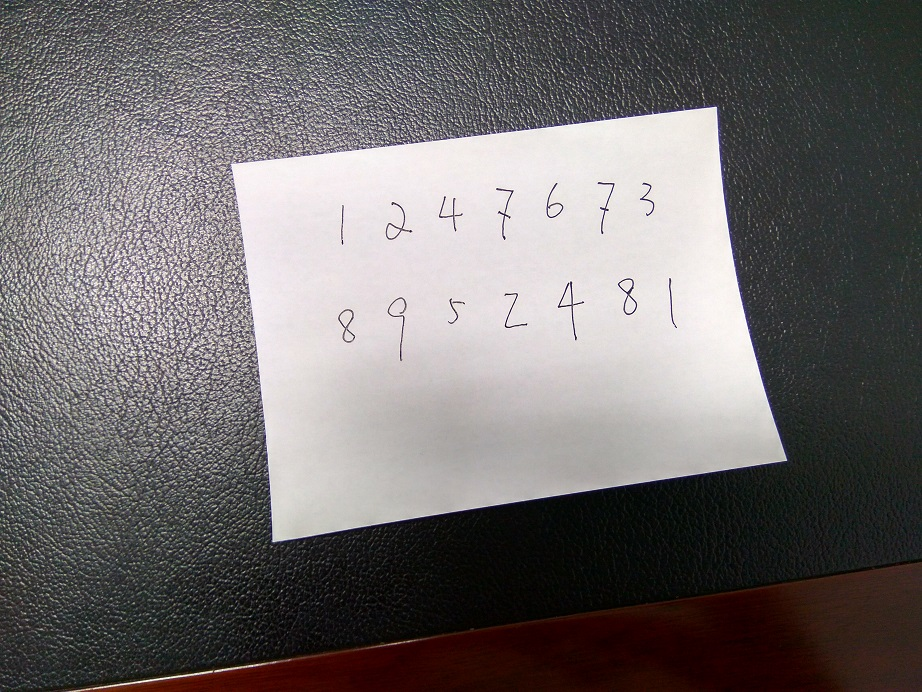
//> input picture identifyhandwriting/identifyhandwriting/1.jpg, 922 x 692 px
$ ./identifyhandwriting   (built with g++ and OpenCV 4)
//> lines starting //> are read from the running program, lines starting //| are printed output that depends on the picture; after the words box and inside, x2 and y2 are one past the last pixel; in counts of white or black regions, pixels touching at a corner belong together
#include "cv.h"
#include "highgui.h"
#include "iostream"
#include "string"
#include "cmath"
#define PI 3.1415926
using namespace std;
using namespace cv;
struct Lines{
	double k;
	double b;
	bool per;
};
double rotationAngle = 0.0;
bool LineCmp(const Vec2f& a, const Vec2f& b) {
	double threshold = 0.1;
	if (abs(a[1] - b[1]) < threshold) {
		return a[0] < b[0];
	}
	return a[1] < b[1];
}

bool PointCmp(const Point2f& a, const Point2f& b) {
	return a.x + a.y < b.x + b.y;
}
vector<Lines> Findlines(Mat img) {
	vector<Vec2f> lines;
	vector<Lines> mls;
	//rotationAngle = 0.0;
	HoughLines(img, lines, 1, CV_PI / 100, 80, 0, 0);
	sort(lines.begin(), lines.end(), LineCmp);
	int last = lines.size() - 1;
	const double minTheta = 0.1;
	const double maxTheta = 3.1;
	const double rhoThreshold = 50;

	while (lines[0][1] <= minTheta && lines[last][1] >= maxTheta) {
		vector<Vec2f>::iterator it = lines.begin() + 1;
		for (size_t i = 1; i < last; ++i) {
			if (lines[i][1] <= minTheta && abs(lines[0][0] - lines[i][0]) < rhoThreshold) {
				++it;
			}
		}
		lines.insert(it, lines[last]);
		it = lines.end() - 1;
		lines.erase(it);
	}

	rotationAngle = lines[0][1] * 180 / CV_PI;
	if (rotationAngle < -10) {
		rotationAngle += 180;
	}
	const double rotationThreshold = 0.1;
	if (lines[0][1] > rotationThreshold) {
		rotationAngle -= 90;
	}
	for (size_t i = 0; i < lines.size(); i++) {
		float rho = lines[i][0], theta = lines[i][1];
		const float deltaRho = 200;
		const float deltaTheta = 0.25;
		if (i > 0 && abs(abs(rho) - abs(lines[i - 1][0])) < deltaRho &&
			(abs(CV_PI - (theta + lines[i - 1][1])) < deltaTheta || abs(theta - lines[i - 1][1]) < deltaTheta)) {
			vector<Vec2f>::iterator it = lines.begin() + i;
			lines.erase(it);
			--i;
			continue;
		}
		if (i > 0 && i < lines.size() - 1 &&
			abs(theta - lines[i - 1][1]) > deltaTheta && abs(theta - lines[i + 1][1]) > deltaTheta &&
			abs(CV_PI - (theta + lines[i - 1][1])) > deltaTheta) {
			vector<Vec2f>::iterator it = lines.begin() + i;
			lines.erase(it);
			--i;
			continue;
		}
		Point pt1, pt2;
		double a = cos(theta), b = sin(theta);
		double x0 = a * rho, y0 = b * rho;
		pt1.x = cvRound(x0 + 1000 * (-b));
		pt1.y = cvRound(y0 + 1000 * (a));
		pt2.x = cvRound(x0 - 1000 * (-b));
		pt2.y = cvRound(y0 - 1000 * (a));
		line(img, pt1, pt2, Scalar(255, 255, 255), 1, CV_AA);
		struct Lines ml;
		if (b == 0) {
			ml.per = 1;
			ml.b = rho;
		}
		else {
			ml.per = 0;
			double m = -a / b, c = rho / b;
			ml.k = m;
			ml.b = c;
		}
		mls.push_back(ml);
	}
	return mls;
}

Mat get_edge(Mat img) {
	Mat dstimg, blurImg;
	blur(img, blurImg, Size(3, 3));
	Canny(blurImg, dstimg, 130, 550, 3);
	return dstimg;
}


vector<Point2f> findintersection(vector<Lines> mls, Mat image) {
	vector<Point2f> points;
	for (int i = 0; i < 2; ++i) {
		for (int j = 2; j < 4; ++j) {
			double a = mls[i].k, b = mls[j].k;
			double c = mls[i].b, d = mls[j].b;
			double x, y;
			if (mls[i].per == 1) {
				x = c;
				y = b * c + d;
			}
			else {
				x = (d - c) / (a - b);
				y = (a * d - b * c) / (a - b);
			}
			//printf("Point: (%lf, %lf)\n", x, y);
			Point2f pt1;
			pt1.x = x;
			pt1.y = y;
			points.push_back(pt1);
			circle(image, pt1, 3, Scalar(255, 0, 0), 1);
		}
	}
	return points;
}
Mat CorrectImg(vector<Point2f> points, Mat img, Mat tempimg) {
	Point centerpoint;
	centerpoint.x = (points[0].x + points[1].x + points[2].x + points[3].x) / 4;
	centerpoint.y = (points[0].y + points[1].y + points[2].y + points[3].y) / 4;
	//circle(img, centerpoint, 3, Scalar(255, 255, 255), 1);
	Mat rotatedImg;
	Mat rotationMatrix;
	rotationMatrix = getRotationMatrix2D(centerpoint, rotationAngle, 1);
	warpAffine(tempimg, rotatedImg, rotationMatrix, rotatedImg.size());
	transform(points, points, rotationMatrix);
	if (tempimg.rows < tempimg.cols) {
		const float scale = 0.75;
		rotationMatrix = getRotationMatrix2D(centerpoint, 90, scale);
		warpAffine(rotatedImg, rotatedImg, rotationMatrix, rotatedImg.size());
		transform(points, points, rotationMatrix);
	}
	sort(points.begin(), points.end(), PointCmp);
	const int lx = 100;
	const int ly = 110;
	const int rx = 500;
	const int ry = 700;
	const int width = rx - lx;
	const int height = ry - ly;
	Point2f TopLeft;
	Point2f TopRight;
	Point2f BottomLeft;
	Point2f BottomRight;
	vector<Point2f> standardPoints;
	TopLeft.x = lx;
	TopLeft.y = ly;
	TopRight.x = rx;
	TopRight.y = ly;
	BottomLeft.x = lx;
	BottomLeft.y = ry;
	BottomRight.x = rx;
	BottomRight.y = ry;
	standardPoints.push_back(TopLeft);
	standardPoints.push_back(TopRight);
	standardPoints.push_back(BottomLeft);
	standardPoints.push_back(BottomRight);
	Mat perspectiveMatrix;
	perspectiveMatrix = getPerspectiveTransform(points, standardPoints);
	Mat perspectiveImg(800, 800, rotatedImg.type());
	warpPerspective(rotatedImg, perspectiveImg, perspectiveMatrix, perspectiveImg.size());
	Rect myROI(lx, ly, width, height);
	Mat CorrectImage = perspectiveImg(myROI);
	Mat ReImg(CorrectImage, Rect(10, 10, CorrectImage.cols - 20, CorrectImage.rows-20));
	imshow("CorrectImage", CorrectImage);
	return ReImg;
}

Mat segmentation(Mat srcimg) {
	Mat grayimg;
	Mat seimg;
	cvtColor(srcimg, grayimg, CV_BGR2GRAY);
	adaptiveThreshold(grayimg, seimg, 255, CV_ADAPTIVE_THRESH_GAUSSIAN_C, CV_THRESH_BINARY_INV, 33, 5);
	//imshow("seimg", seimg);
	return seimg;
}
Mat rotation(Mat srcImg, double angle) {
	Mat tempImg;
	CV_Assert(!srcImg.empty());
	float radian = (float)(angle / 180.0 * CV_PI);
	//填充图像使其符合旋转要求
	int uniSize = (int)(max(srcImg.cols, srcImg.rows)* 1.414);
	int dx = (int)(uniSize - srcImg.cols) / 2;
	int dy = (int)(uniSize - srcImg.rows) / 2;
	copyMakeBorder(srcImg, tempImg, dy, dy, dx, dx, BORDER_CONSTANT);
	//旋转中心
	Point2f center((float)(tempImg.cols / 2), (float)(tempImg.rows / 2));
	Mat affine_matrix = getRotationMatrix2D(center, angle, 1.0);
	//旋转
	warpAffine(tempImg, tempImg, affine_matrix, tempImg.size());
	//旋转后的图像大小
	float sinVal = fabs(sin(radian));
	float cosVal = fabs(cos(radian));
	Size targetSize((int)(srcImg.cols * cosVal + srcImg.rows * sinVal),
		(int)(srcImg.cols * sinVal + srcImg.rows * cosVal));

	//剪掉四周边框
	int x = (tempImg.cols - targetSize.width) / 2;
	int y = (tempImg.rows - targetSize.height) / 2;
	Rect rect(x, y, targetSize.width, targetSize.height);
	tempImg = Mat(tempImg, rect);
	//imshow("Show", tempImg);
	return tempImg;
}
// [17 lines left out: functions Erosion, Dilation, not called in this run]
int main()
{
	Mat srcImg = imread("1.jpg");
//> srcImg is the input picture: 692 rows x 922 cols, CV_8UC3; mean B, G, R 108.9, 108.7, 112.9
	Mat blurImg, grayImg, dstImg, tempImg, cornerImg;
	int width = srcImg.cols;
	int height = srcImg.rows;
	resize(srcImg, tempImg, Size(width, height), 0, 0, CV_INTER_LINEAR);
	imshow("SrcImg", tempImg);
	dstImg = get_edge(tempImg);
//> in get_edge, `Canny(blurImg, dstimg, 130, 550, 3);`:
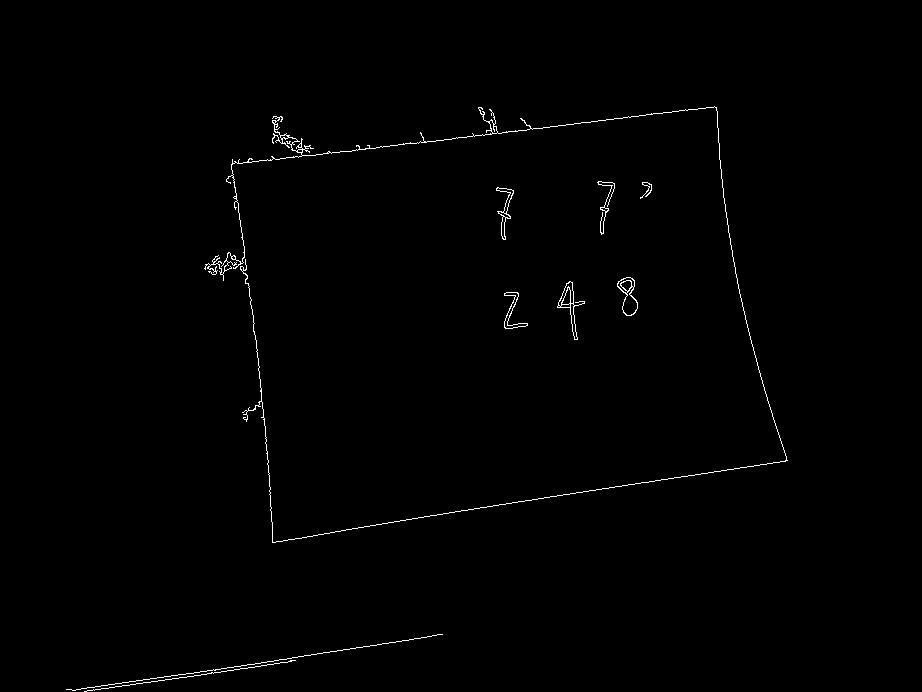
//> dstimg: 692 rows x 922 cols, CV_8UC1; 0.63% white in thin lines or dots, all inside (x1, y1, x2, y2) = (66, 106, 788, 692)
	Mat image = dstImg.clone();
	vector<Lines> lines = Findlines(image);
//> in Findlines, `HoughLines(img, lines, 1, CV_PI / 100, 80, 0, 0);`: lines = 9 lines (rho, theta): [577, 1.41], [695, 1.41], [194, 1.45], [-210, 3.02], [-223, 3.05], [692, 1.45], [-238, 3.08], [698, 1.41], [-643, 2.89]
//> in Findlines, `sort(lines.begin(), lines.end(), LineCmp);`: lines = 9 items: [194, 1.45], [577, 1.41], [692, 1.45], [695, 1.41], [698, 1.41], [-643, 2.89], [-238, 3.08], [-223, 3.05], [-210, 3.02]
//> in Findlines, `int last = lines.size() - 1;`: last = 8
//> in Findlines, `rotationAngle = lines[0][1] * 180 / CV_PI;`: rotationAngle = 82.8
//> in Findlines, `rotationAngle -= 90;`: rotationAngle = -7.2
//> the loop in Findlines, `for (size_t i = 0; i < lines.size(); i++)` made 9 passes
//> (rho, theta, a, b, x0, y0, m, c) on passes 1, 2, 6, 7: (194, 1.45, 0.125, 0.992, 24.31, 192.5, -0.126, 195.5), (577, 1.41, 0.156, 0.988, 90.26, 569.9, -0.158, 584.2), (-643, 2.89, -0.969, 0.249, 622.8, -159.9, 3.89, -2585.6), (-238, 3.08, -0.998, 0.0628, 237.5, -14.94, 15.89, -3790.4)
//> after the loop in Findlines, `for (size_t i = 0; i < lines.size(); i++)`:
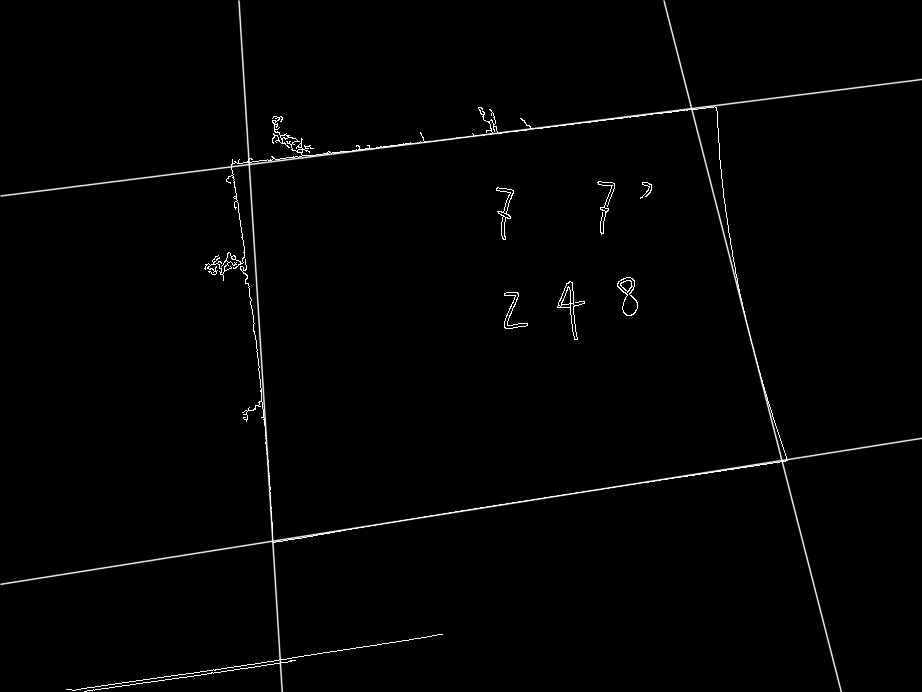
//> img: 692 rows x 922 cols, CV_8UC1; 1.33% of pixels changed, all inside (x1, y1, x2, y2) = (0, 0, 922, 692)
//> lines = 4 items
	vector<Point2f> points = findintersection(lines, image);
//> after the loop in findintersection, `for (int i = 0; i < 2; ++i)`: points = 4 Points (x, y): [691.6, 108.2], [248.8, 164.1], [782, 460.3], [272.5, 541]
	Mat corrimg = CorrectImg(points, image, tempImg);
//> in CorrectImg, `centerpoint.x = (points[0].x + points[1].x + points[2].x + points[3].x..`: centerpoint = Point(498, 0)
//> in CorrectImg, `centerpoint.y = (points[0].y + points[1].y + points[2].y + points[3].y..`: centerpoint = Point(498, 318)
//> in CorrectImg, `rotationMatrix = getRotationMatrix2D(centerpoint, rotationAngle, 1);`: rotationMatrix = [[0.992, -0.125, 43.78], [0.125, 0.992, -59.91]]
//> in CorrectImg, `warpAffine(tempimg, rotatedImg, rotationMatrix, rotatedImg.size());`:
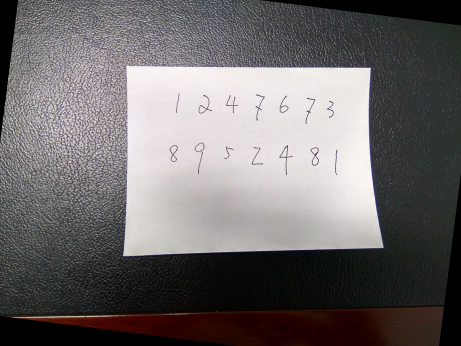
//> rotatedImg: 692 rows x 922 cols, CV_8UC3 (shown at 1/2 size); mean B, G, R 105.5, 105.2, 109
//> in CorrectImg, `transform(points, points, rotationMatrix);`: points = 4 Points (x, y): [716.4, 134.1], [270.1, 134.1], [762, 494.8], [246.3, 511]
//> in CorrectImg, `rotationMatrix = getRotationMatrix2D(centerpoint, 90, scale);`: rotationMatrix = [[4.59e-17, 0.75, 259.5], [-0.75, 4.59e-17, 691.5]]
//> in CorrectImg, `warpAffine(rotatedImg, rotatedImg, rotationMatrix, rotatedImg.size());`:
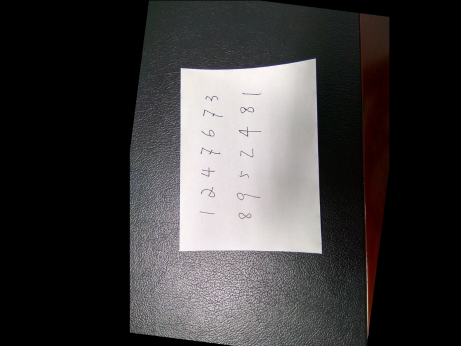
//> rotatedImg: 692 rows x 922 cols, CV_8UC3 (shown at 1/2 size); mean B, G, R 59.3, 59.2, 61.3
//> in CorrectImg, `transform(points, points, rotationMatrix);`: points = 4 Points (x, y): [360.1, 154.2], [360.1, 489], [630.6, 120], [642.8, 506.8]
//> in CorrectImg, `sort(points.begin(), points.end(), PointCmp);`: points = 4 Points (x, y): [360.1, 154.2], [630.6, 120], [360.1, 489], [642.8, 506.8]
//> in CorrectImg, `perspectiveMatrix = getPerspectiveTransform(points, standardPoints);`: perspectiveMatrix = [[2.28, 0.015, -693.7], [0.382, 2.38, -362.7], [0.00075, 0.00015, 1]]
	Mat seImg = segmentation(corrimg);
//> in segmentation, `adaptiveThreshold(grayimg, seimg, 255, CV_ADAPTIVE_THRESH_GAUSSIAN_C, ..`:
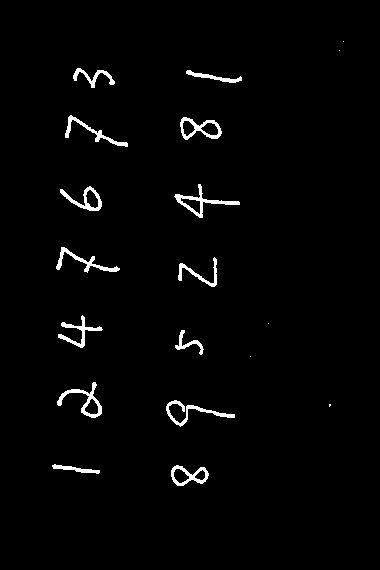
//> seimg: 570 rows x 380 cols, CV_8UC1; 2% white; 19 white regions (5 under 20 px), largest, box (x1, y1, x2, y2) and area: (174, 184, 240, 218) 424, (57, 382, 102, 418) 388, (166, 400, 235, 427) 379
	Mat roimg = rotation(seImg, -90);
//> in rotation, `warpAffine(tempImg, tempImg, affine_matrix, tempImg.size());`:
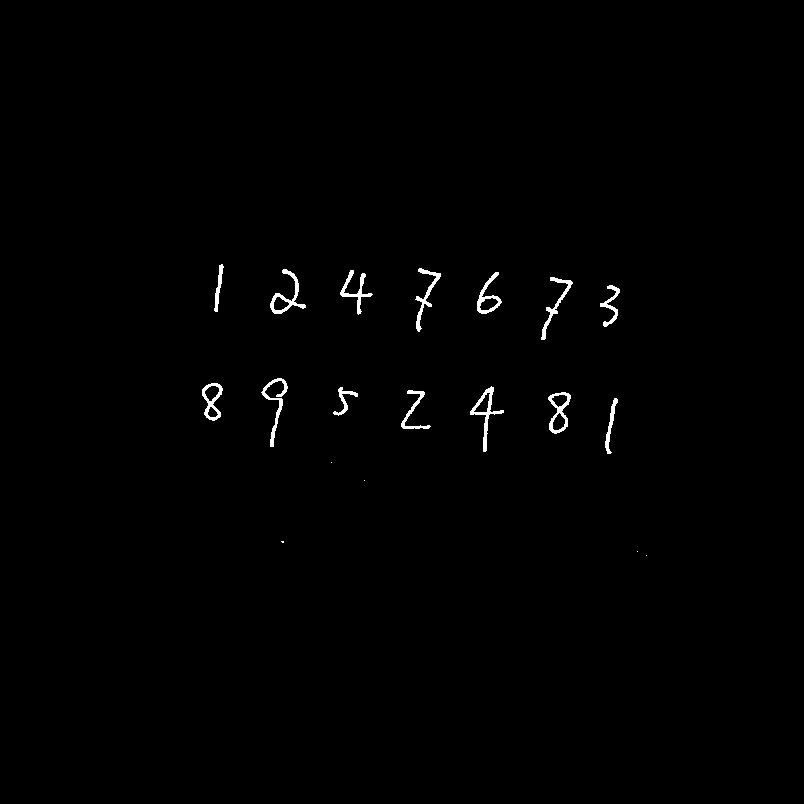
//> tempImg: 804 rows x 804 cols, CV_8UC1; 0.67% white; 19 white regions (5 under 20 px), largest, box (x1, y1, x2, y2) and area: (470, 386, 504, 452) 424, (270, 269, 306, 314) 388, (261, 378, 288, 447) 379
//> in rotation, `tempImg = Mat(tempImg, rect);`:
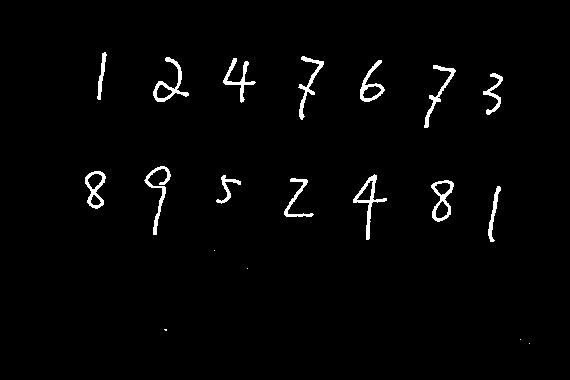
//> tempImg: 380 rows x 570 cols, CV_8UC1; 2% white; 19 white regions (5 under 20 px), largest, box (x1, y1, x2, y2) and area: (353, 174, 387, 240) 424, (153, 57, 189, 102) 388, (144, 166, 171, 235) 379
	waitKey(0);
	return 0;
}

$ run again, with identifyhandwriting/identifyhandwriting/2.jpg copied over identifyhandwriting/identifyhandwriting/1.jpg
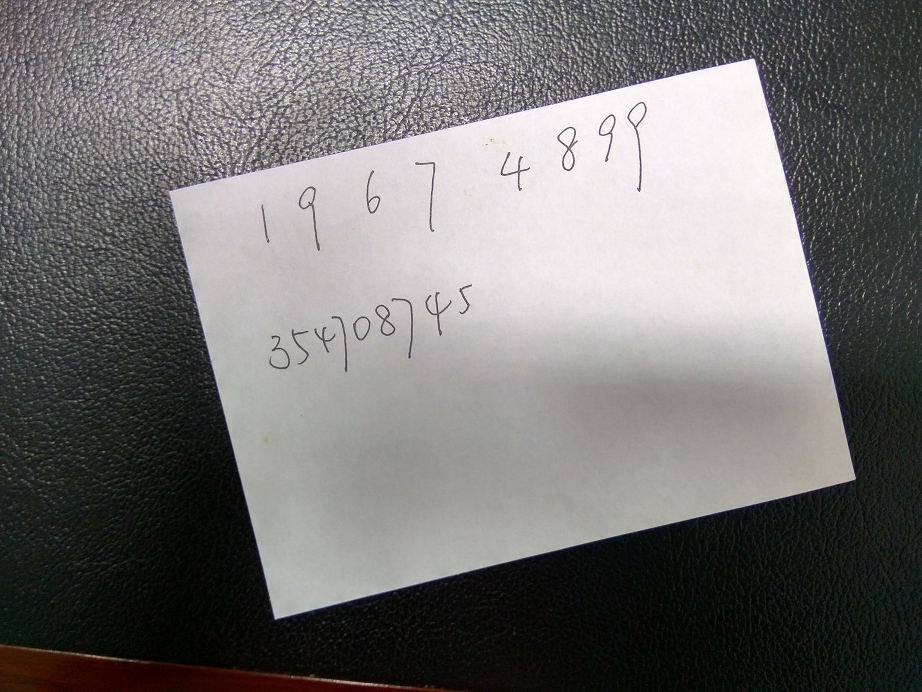
//> input picture identifyhandwriting/identifyhandwriting/2.jpg, 922 x 692 px
//> srcImg is the input picture: 692 rows x 922 cols, CV_8UC3; mean B, G, R 113.2, 114, 115.2
//> dstimg: 692 rows x 922 cols, CV_8UC1; 0.33% white in thin lines or dots, all inside (x1, y1, x2, y2) = (171, 57, 856, 620)
//> in Findlines, `HoughLines(img, lines, 1, CV_PI / 100, 80, 0, 0);`: lines = 6 lines (rho, theta): [-114, 2.89], [-716, 2.89], [221, 1.35], [657, 1.35], [-730, 2.92], [669, 1.32]
//> in Findlines, `sort(lines.begin(), lines.end(), LineCmp);`: lines = 6 items: [221, 1.35], [657, 1.35], [669, 1.32], [-730, 2.92], [-716, 2.89], [-114, 2.89]
//> last = 5
//> in Findlines, `rotationAngle = lines[0][1] * 180 / CV_PI;`: rotationAngle = 77.4
//> in Findlines, `rotationAngle -= 90;`: rotationAngle = -12.6
//> the loop in Findlines, `for (size_t i = 0; i < lines.size(); i++)` made 6 passes
//> (rho, theta, a, b, x0, y0, m, c) on passes 1, 2, 4, 6: (221, 1.35, 0.218, 0.976, 48.21, 215.7, -0.224, 226.5), (657, 1.35, 0.218, 0.976, 143.3, 641.2, -0.224, 673.2), (-730, 2.92, -0.976, 0.218, 712.4, -159.2, 4.47, -3346.4), (-114, 2.89, -0.969, 0.249, 110.4, -28.35, 3.89, -458.4)
//> after the loop in Findlines, `for (size_t i = 0; i < lines.size(); i++)`:
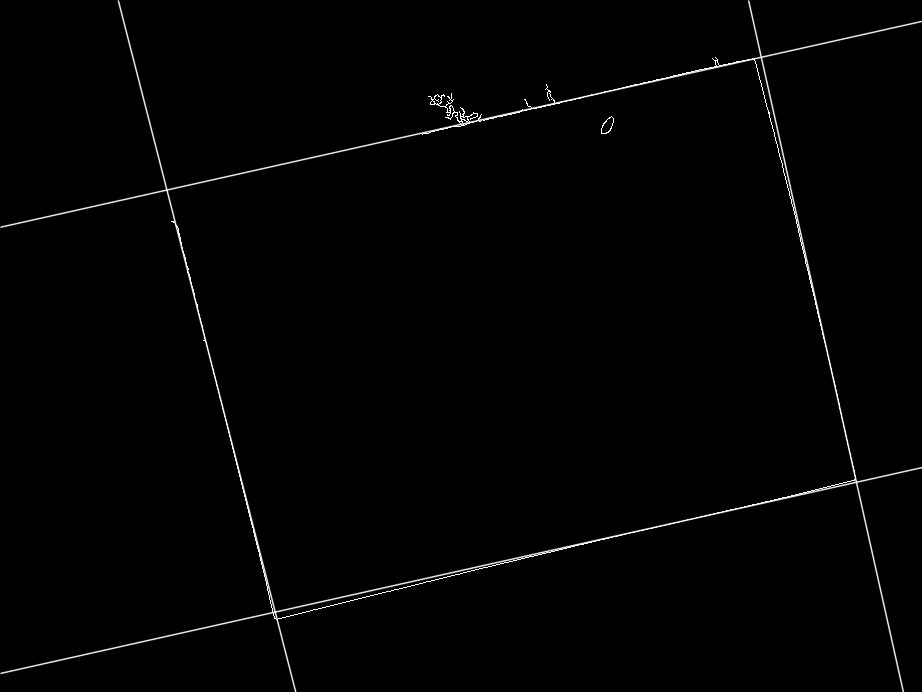
//> img: 692 rows x 922 cols, CV_8UC1; min 0, max 255, mean 2.4
//> `vector<Lines> lines = Findlines(image);`: lines = 4 items
//> after the loop in findintersection, `for (int i = 0; i < 2; ++i)`: points = 4 Points (x, y): [760.6, 56.43], [166.3, 189.3], [855.7, 481.9], [274.8, 611.8]
//> in CorrectImg, `centerpoint.x = (points[0].x + points[1].x + points[2].x + points[3].x..`: centerpoint = Point(514, 0)
//> in CorrectImg, `centerpoint.y = (points[0].y + points[1].y + points[2].y + points[3].y..`: centerpoint = Point(514, 334)
//> in CorrectImg, `rotationMatrix = getRotationMatrix2D(centerpoint, rotationAngle, 1);`: rotationMatrix = [[0.976, -0.218, 85.24], [0.218, 0.976, -104.1]]
//> in CorrectImg, `transform(points, points, rotationMatrix);`: points = 4 Points (x, y): [815.2, 116.9], [206.2, 116.9], [815.2, 552.9], [219.9, 552.9]
//> in CorrectImg, `rotationMatrix = getRotationMatrix2D(centerpoint, 90, scale);`: rotationMatrix = [[4.59e-17, 0.75, 263.5], [-0.75, 4.59e-17, 719.5]]
//> in CorrectImg, `transform(points, points, rotationMatrix);`: points = 4 Points (x, y): [351.2, 108.1], [351.2, 564.8], [678.2, 108.1], [678.2, 554.5]
//> in CorrectImg, `sort(points.begin(), points.end(), PointCmp);`: points = 4 Points (x, y): [351.2, 108.1], [678.2, 108.1], [351.2, 564.8], [678.2, 554.5]
//> perspectiveMatrix = [[1.16, -4.92e-17, -310], [-0.00739, 1.26, -26.31], [-6.72e-05, -5.47e-21, 1]]
//> seimg: 570 rows x 380 cols, CV_8UC1; 1.8% white; 74 white regions (56 under 20 px), largest, box (x1, y1, x2, y2) and area: (6, 109, 86, 137) 366, (13, 181, 54, 203) 307, (15, 440, 75, 461) 298
//> in rotation, `tempImg = Mat(tempImg, rect);`:
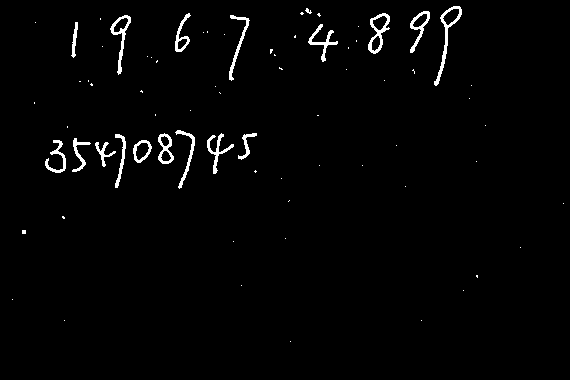
//> tempImg: 380 rows x 570 cols, CV_8UC1; 1.8% white; 74 white regions (56 under 20 px), largest, box (x1, y1, x2, y2) and area: (434, 6, 462, 86) 366, (368, 13, 390, 54) 307, (110, 15, 131, 75) 298
